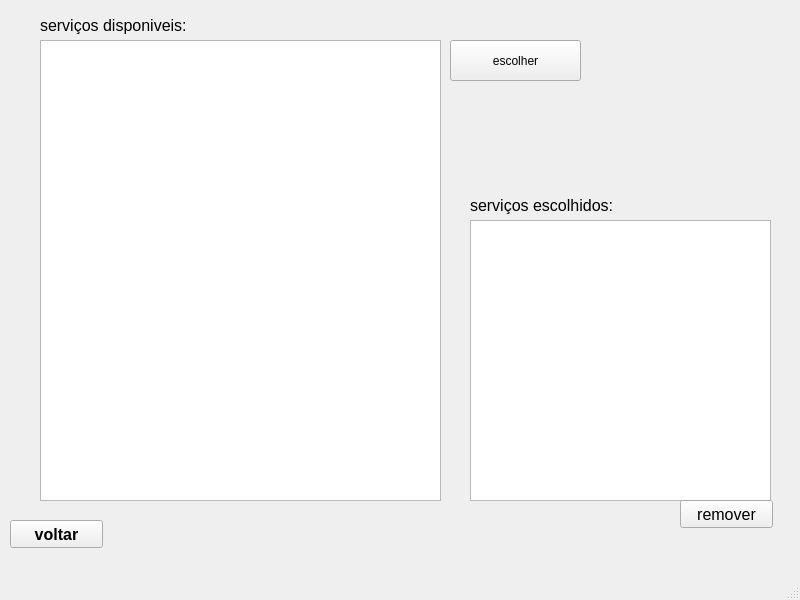
<?xml version="1.0" encoding="UTF-8"?>
<ui version="4.0">
 <class>MainWindow</class>
 <widget class="QMainWindow" name="MainWindow">
  <property name="geometry">
   <rect>
    <x>0</x>
    <y>0</y>
    <width>800</width>
    <height>600</height>
   </rect>
  </property>
  <property name="windowTitle">
   <string>MainWindow</string>
  </property>
  <widget class="QWidget" name="centralwidget">
   <widget class="QListView" name="listView">
    <property name="geometry">
     <rect>
      <x>40</x>
      <y>40</y>
      <width>401</width>
      <height>461</height>
     </rect>
    </property>
   </widget>
   <widget class="QLabel" name="label">
    <property name="geometry">
     <rect>
      <x>40</x>
      <y>15</y>
      <width>191</width>
      <height>21</height>
     </rect>
    </property>
    <property name="font">
     <font>
      <pointsize>12</pointsize>
     </font>
    </property>
    <property name="text">
     <string>serviços disponiveis:</string>
    </property>
   </widget>
   <widget class="QPushButton" name="pushButton">
    <property name="geometry">
     <rect>
      <x>450</x>
      <y>40</y>
      <width>131</width>
      <height>41</height>
     </rect>
    </property>
    <property name="text">
     <string>escolher</string>
    </property>
   </widget>
   <widget class="QPushButton" name="pushButton_2">
    <property name="geometry">
     <rect>
      <x>10</x>
      <y>520</y>
      <width>93</width>
      <height>28</height>
     </rect>
    </property>
    <property name="font">
     <font>
      <pointsize>12</pointsize>
      <weight>75</weight>
      <bold>true</bold>
     </font>
    </property>
    <property name="text">
     <string>voltar</string>
    </property>
   </widget>
   <widget class="QListView" name="listView_2">
    <property name="geometry">
     <rect>
      <x>470</x>
      <y>220</y>
      <width>301</width>
      <height>281</height>
     </rect>
    </property>
   </widget>
   <widget class="QLabel" name="label_2">
    <property name="geometry">
     <rect>
      <x>470</x>
      <y>195</y>
      <width>181</width>
      <height>21</height>
     </rect>
    </property>
    <property name="font">
     <font>
      <pointsize>12</pointsize>
     </font>
    </property>
    <property name="text">
     <string>serviços escolhidos:</string>
    </property>
   </widget>
   <widget class="QPushButton" name="pushButton_3">
    <property name="geometry">
     <rect>
      <x>680</x>
      <y>500</y>
      <width>93</width>
      <height>28</height>
     </rect>
    </property>
    <property name="font">
     <font>
      <pointsize>12</pointsize>
     </font>
    </property>
    <property name="text">
     <string>remover</string>
    </property>
   </widget>
  </widget>
  <widget class="QMenuBar" name="menubar">
   <property name="geometry">
    <rect>
     <x>0</x>
     <y>0</y>
     <width>800</width>
     <height>26</height>
    </rect>
   </property>
  </widget>
  <widget class="QStatusBar" name="statusbar"/>
 </widget>
 <resources/>
 <connections/>
</ui>
